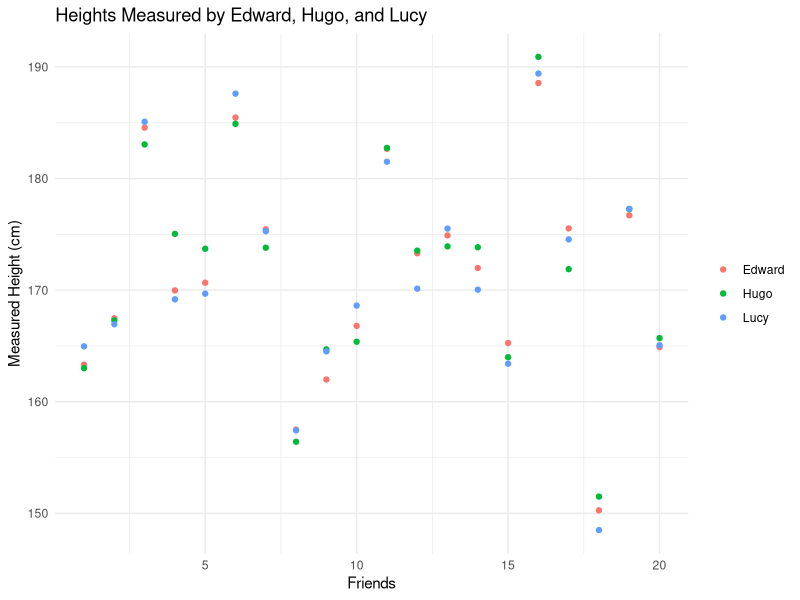

Here is the R script that generated this plot:
# Set the seed for reproducibility
set.seed(123)

# Generate true heights
true_heights <- rnorm(20, mean = 170, sd = 10)

# Simulate measurements with different errors
edward_measurements <- true_heights + rnorm(20, mean = 0, sd = 1)
hugo_measurements <- true_heights + rnorm(20, mean = 0, sd = 2)
lucy_measurements <- true_heights + rnorm(20, mean = 0, sd = 1.5)

# Combine the measurements into a data frame
measurements <- data.frame(
  Friends = 1:20,
  Edward = edward_measurements,
  Hugo = hugo_measurements,
  Lucy = lucy_measurements
)

# Test 1: Verify the number of measurements
test_number_of_measurements <- length(edward_measurements) == 20 && 
  length(hugo_measurements) == 20 && 
  length(lucy_measurements) == 20

# Test 2: Check for missing values
test_no_missing_values <- all(complete.cases(edward_measurements, hugo_measurements, lucy_measurements))

# Test 3: Ensure measurements are within expected limits (e.g., 140 cm to 210 cm)
test_measurements_range <- all(edward_measurements >= 140 & edward_measurements <= 210) &&
  all(hugo_measurements >= 140 & hugo_measurements <= 210) &&
  all(lucy_measurements >= 140 & lucy_measurements <= 210)

# Print the results
results <- list(
  test_number_of_measurements = test_number_of_measurements,
  test_no_missing_values = test_no_missing_values,
  test_measurements_range = test_measurements_range
)

print(results)

# Using ggplot2 to create a scatter plot
# install.packages("ggplot2")
# install.packages("tidyr")
library(ggplot2)
library(tidyr)

measurements_reshape <- gather(measurements, key = "Measured_by", value = "Measurement", -Friends)

# Create the scatter plot
ggplot(measurements_reshape, aes(x = Friends, y = Measurement, color = Measured_by)) +
  geom_point() +
  theme_minimal() +
  labs(
    title = "Heights Measured by Edward, Hugo, and Lucy",
    x = "Friends",
    y = "Measured Height (cm)",
    color = "Measurer") +
  theme(legend.title = element_blank())